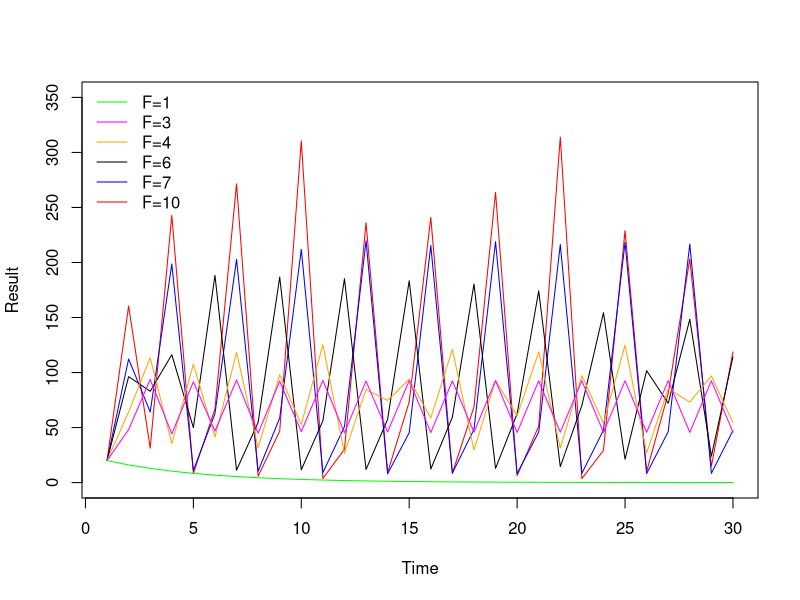

The R source for this figure:
a = 0.8068723
b = 0.0148920
c = 4.2470522

S <- function(N){
  num = a*N
  denom = 1 + (b*N)^c
  return(num/denom)
}

M <- function(N, fec){
  return(fec*S(N))
}

fecs = c(1,3,4,6,7,10)
final_time = 30
initial_condition = 20

result = matrix(nrow=length(fecs),ncol=final_time)

for (i in seq(1, length(fecs))){
  f = fecs[i]
  result[i,1] = initial_condition
  for (j in seq(2, final_time)){
    result[i,j] = M(result[i,j-1],f)
  }
}

RESULT = t(result)
plot(RESULT[,6], type="l", col="red",ylim=c(0,350),ylab="Result",xlab="Time")
lines(RESULT[,5], type="l", col="blue")
lines(RESULT[,4], type="l", col="black")
lines(RESULT[,3], type="l", col="orange")
lines(RESULT[,2], type="l", col="magenta")
lines(RESULT[,1], type="l", col="green")

legend("topleft", legend=c("F=1","F=3","F=4","F=6","F=7","F=10"), col=c("green", "magenta", "orange", "black", "blue", "red"), lty=c(1,1,1,1,1,1), bty="n")

